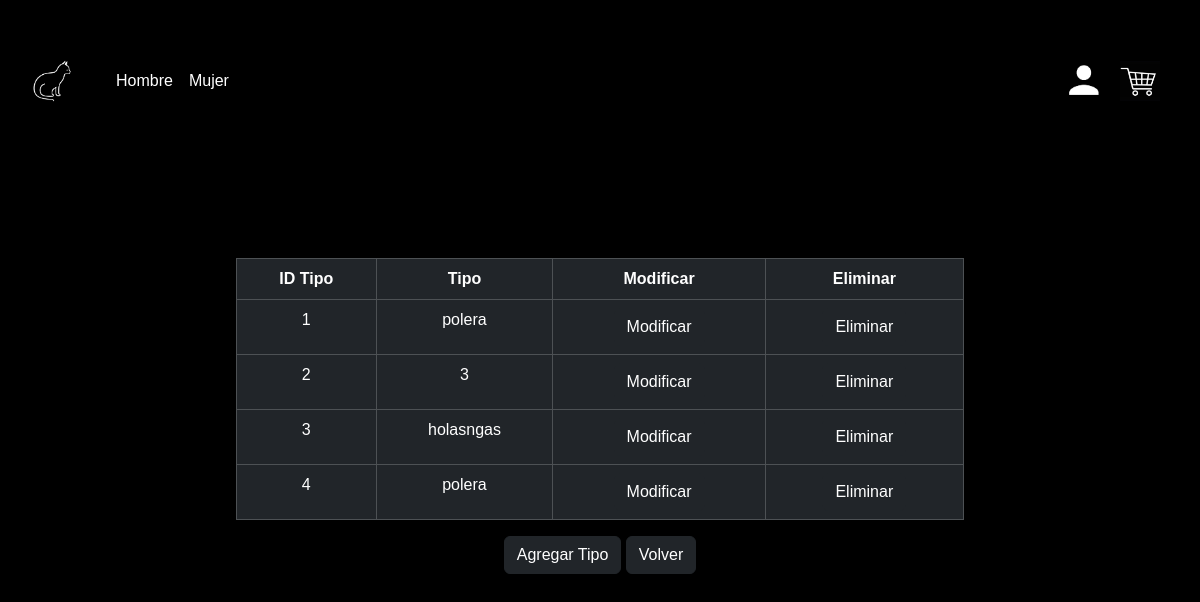
The app's page /darkless/crud_tipo (signed in), older data.
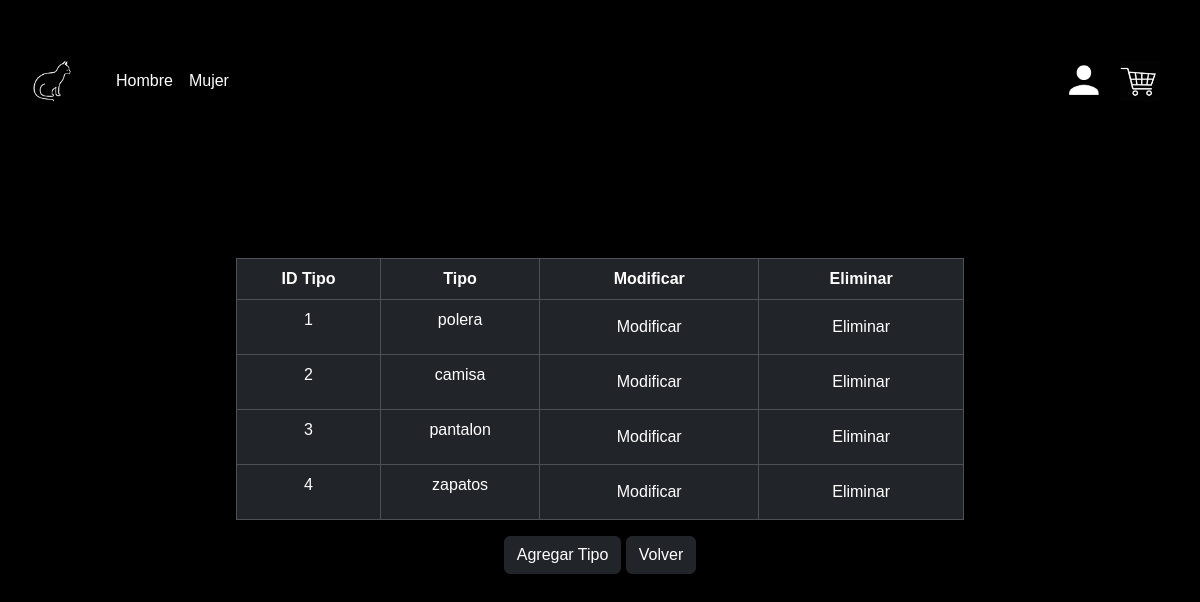
The same page, newer data.
### Darkless/models.py (models this page shows, shortened)
class Tipo(models.Model):
    id_tipo = models.AutoField(primary_key=True, db_column="idTipo")
    tipo = models.CharField(max_length=25, blank=False, null=False)

### Darkless/views.py (the view)
# urls.py: path("crud_tipo", views.crud_tipo, name="crud_tipo"),
@login_required
def crud_tipo(request):
    tipos = Tipo.objects.all()
    context={
        "tipos":tipos,
    }
    return render(request,"pages/crud_tipo.html",context)

### Darkless/templates/pages/crud_tipo.html (shortened to what this page needs)
<!DOCTYPE html>
<html lang="en">
<head>
    {% load static %}
    <link href="https://cdn.jsdelivr.net/npm/bootstrap@5.3.3/dist/css/bootstrap.min.css" rel="stylesheet">
    <link rel="stylesheet" href="{% static 'css/booscss.css'%}">
</head>
<body class="body">
    {% include 'base/header.html'%}
    <main>
        <div class="container">
            <div class="row">
                <div class="col-md-8 shadow-lg mx-auto text-center p-3">
                    <table class="table table-dark table-hover table-bordered">
                        <thead>
                            <th>ID Tipo</th>
                            <th>Tipo</th>
                            <th>Modificar</th>
                            <th>Eliminar</th>
                        </thead>
                        <tbody>
                            {% if tipos%}
                            {% for tmp in tipos%}
                            <tr>
                                <td>{{tmp.id_tipo}}</td>
                                <td>{{tmp.tipo}}</td>
                                <td><a href="{% url 'tipo_edit' pk=tmp.id_tipo %}"><button
                                            class="btn btn-dark">Modificar</button></a></td>
                                <td><a href="{% url 'tipo_del' pk=tmp.id_tipo %}"><button
                                            class="btn btn-dark">Eliminar</button></a></td>
                            </tr>
                            {% endfor%}
                            {% endif%}
                        </tbody>
                    </table>
                    <a href="{% url 'tipo_add' %}"><button class="btn btn-dark">Agregar Tipo</button></a>
                    <a href="{% url 'crud_ropa2'%}"><button class="btn btn-dark">Volver</button></a>
                </div>
            </div>
        </div>
    </main>
</body>
</html>

### Darkless/templates/base/header.html (shortened to what this page needs)
<header>
  {% load static %}
    <nav class="navbar navbar-expand-lg" >
        <div class="container-fluid">
          <a class="navbar-brand" href="{% url 'index' %}"><img src="{% static 'img/logo.jpg'%}" alt="" width="80"></a>
          <div class="collapse navbar-collapse" id="navbarSupportedContent">
            <ul class="navbar-nav me-auto mb-2 mb-lg-0">
              <li class="nav-item">
                <a class="nav-link " aria-current="page" href="{% url 'hombre' %}" style="color: white;">Hombre</a>
              </li>
              <li class="nav-item">
                <a class="nav-link" href="{% url 'mujer' %}" style="color: white;">Mujer</a>
              </li>
              <li class="nav-item">
                <a class="nav-link disabled" aria-disabled="true"></a>
              </li>
            </ul>
            <nav class="navbar">
              <div class="container">
                <a class="navbar-brand" href="{% url 'login' %}">
                  <img src="{% static 'img/cuenta.jpg'%}" alt="Bootstrap" width="40" height="40">
                </a>
                <a class="navbar-brand" href="{% url 'carro' %}">
                  <img src="{% static 'img/carro.jpg'%}" alt="Bootstrap" width="40" height="40">
                </a>
              </div>
            </nav>
          </div>
        </div>
      </nav>
</header>

### Darkless/static/css/booscss.css (style rules this page uses)
.navbar { background-color: black; margin-bottom: 40px; }
.container { margin-top: 40px; }
.body { background-color: black; }
.row { color: aliceblue; }
body { font-family: sans-serif; margin: 0; padding: 0; }
main { display: flex; justify-content: space-between; margin: 20px; }

Row changes from the older to the newer data that the page shows:
changed Tipo id 2: tipo "3" → "camisa"
changed Tipo id 3: tipo "holasngas" → "pantalon"
changed Tipo id 4: tipo "polera" → "zapatos"
